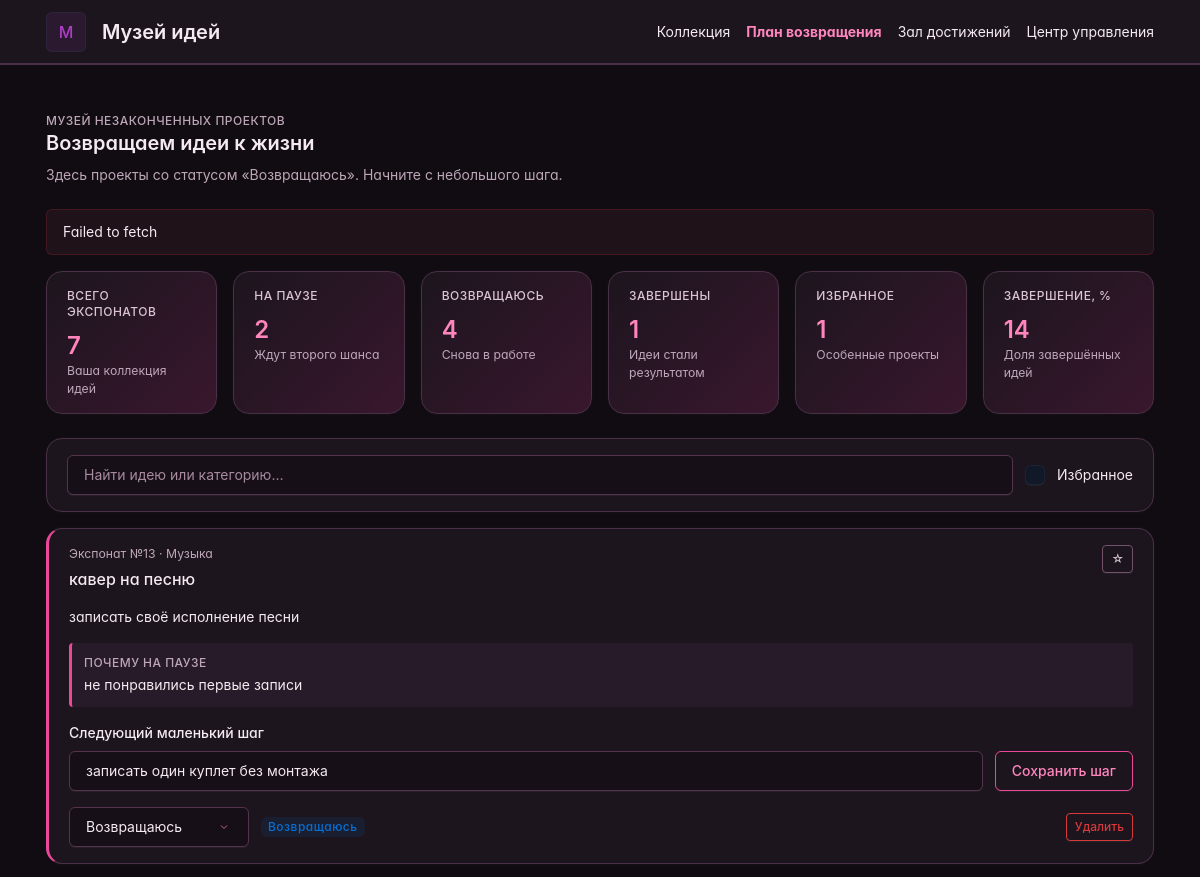
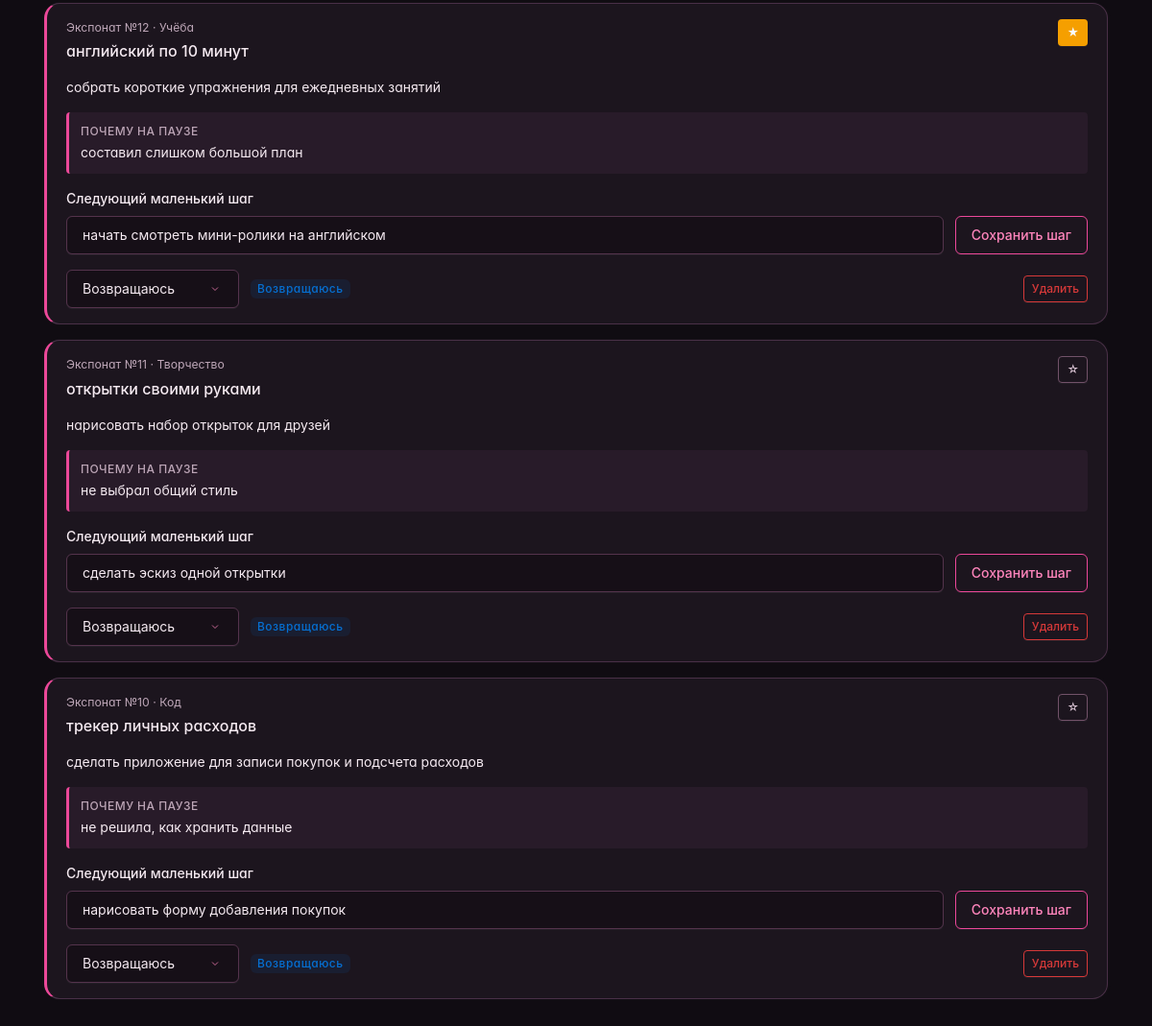
/plan/, run on the app's committed database (2 pictures, top to bottom).
### museum/models.py (models this page shows, shortened)
class Project(models.Model):
    STATUS_CHOICES = [
        ('sleeping', 'На паузе'),
        ('active', 'Возвращаюсь'),
        ('finished', 'Завершён'),
    ]
    title = models.CharField('Название', max_length=120)
    category = models.ForeignKey(
        Category, on_delete=models.PROTECT,
        related_name='projects', verbose_name='Категория',
    )
    description = models.TextField('Описание', max_length=1000)
    stop_reason = models.CharField('Почему остановился', max_length=250)
    next_step = models.CharField('Следующий маленький шаг', max_length=250)
    status = models.CharField(
        'Статус', max_length=10, choices=STATUS_CHOICES, default='sleeping',
    )
    favorite = models.BooleanField('Избранное', default=False)
    created_at = models.DateTimeField('Дата добавления', auto_now_add=True)
    class Meta:
        ordering = ['-created_at', '-id']
        verbose_name = 'проект'
        verbose_name_plural = 'проекты'

class Category(models.Model):
    name = models.CharField('Название', max_length=80, unique=True)
    class Meta:
        verbose_name = 'категория'
        verbose_name_plural = 'категории'

### museum/views.py (the view)
# urls.py: path('plan/', views.plan, name='plan'),
def plan(request):
    context = page_context('plan')
    context['projects'] = context['projects'].filter(status='active')
    return render(request, 'plan.html', context)

### museum/views.py (called while the page is built)
def get_statistics():
    total = Project.objects.count()
    finished = Project.objects.filter(status='finished').count()
    percent = 0
    if total > 0:
        percent = round(finished / total * 100)
    return {
        'total': total,
        'sleeping': Project.objects.filter(status='sleeping').count(),
        'active': Project.objects.filter(status='active').count(),
        'finished': finished,
        'favorite': Project.objects.filter(favorite=True).count(),
        'percent': percent,
    }

def page_context(section):
    return {
        'section': section,
        'categories': Category.objects.all(),
        'stats': get_statistics(),
        'status_choices': Project.STATUS_CHOICES,
        'projects': Project.objects.select_related('category').all(),
    }

### templates/plan.html (shortened to what this page needs)
{% extends 'base.html' %}
{% block heading %}Возвращаем идеи к жизни{% endblock %}
{% block subtitle %}Здесь проекты со статусом «Возвращаюсь». Начните с небольшого шага.{% endblock %}
{% block content %}
{% include 'partials/filters.html' %}
<div id="project-list" data-section="{{ section }}">{% include 'partials/project_list.html' %}</div>
{% endblock %}

### templates/partials/project_list.html (shortened to what this page needs)
{% for project in projects %}
<article class="card project-card mb-3" data-id="{{ project.pk }}">
    <div class="card-body">
        <div class="project-heading">
            <div>
                <div class="text-secondary small mb-1">Экспонат №{{ project.pk }} · {{ project.category.name }}</div>
                <h2 class="card-title mb-0">{{ project.title }}</h2>
            </div>
            <button class="btn btn-sm {% if project.favorite %}btn-warning{% else %}btn-outline-secondary{% endif %}" data-action="favorite" aria-pressed="{{ project.favorite|yesno:'true,false' }}" aria-label="Избранное: {{ project.title }}">{% if project.favorite %}★{% else %}☆{% endif %}</button>
        </div>
        <p class="mt-3">{{ project.description }}</p>
        <div class="reason mb-3"><div class="subheader mb-1">Почему на паузе</div>{{ project.stop_reason }}</div>
        <label class="form-label" for="step-{{ project.pk }}">Следующий маленький шаг</label>
        <div class="step-controls mb-3">
            <input id="step-{{ project.pk }}" class="form-control step-input" value="{{ project.next_step }}" maxlength="250" required>
            <button class="btn btn-outline-primary" data-action="step">Сохранить шаг</button>
        </div>
        <div class="project-actions">
            <select id="status-{{ project.pk }}" class="form-select status-select" data-action="status">
                {% for value, label in status_choices %}<option value="{{ value }}" {% if project.status == value %}selected{% endif %}>{{ label }}</option>{% endfor %}
            </select>
            <span class="badge {% if project.status == 'finished' %}bg-green-lt{% elif project.status == 'active' %}bg-blue-lt{% else %}bg-purple-lt{% endif %}">{{ project.get_status_display }}</span>
            <button class="btn btn-outline-danger btn-sm ms-auto" data-action="delete">Удалить</button>
        </div>
    </div>
</article>
{% empty %}
<div class="card"><div class="empty"><div class="empty-title">В этом зале пока пусто</div><p class="empty-subtitle text-secondary">Измените фильтры или добавьте проект в коллекцию.</p><a class="btn btn-outline-primary" href="{% url 'collection' %}">Открыть коллекцию</a></div></div>
{% endfor %}

### static/style.css (style rules this page uses)
.project-heading, .project-actions, .step-controls, .filters { display: flex; align-items: center; gap: 12px; }
.project-heading { justify-content: space-between; align-items: flex-start; }
.project-heading > div { min-width: 0; }
.project-card { overflow-wrap: anywhere; }
.project-actions { flex-wrap: wrap; }
.status-select { width: 180px; }
.step-input, #search { flex: 1; min-width: 0; }
.reason { background: var(--tblr-bg-surface-secondary); border-left: 3px solid var(--tblr-purple); padding: 12px; border-radius: 4px; }
html[data-bs-theme] { --tblr-body-bg: #100c12; --tblr-body-color: #f5eaf1; --tblr-bg-surface: #1c151e; --tblr-bg-surface-secondary: #281b29; --tblr-border-color: #493047; --tblr-secondary: #bda6b7; --tblr-primary: #ec4899; --tblr-primary-rgb: 236, 72, 153; --tblr-link-color: #ff85bc; --tblr-link-hover-color: #ffc0de; }
body { background: var(--tblr-body-bg); color: var(--tblr-body-color); }
.navbar-brand, .nav-link, .card-title { color: #f5eaf1; }
.card { background: var(--tblr-bg-surface); border-color: var(--tblr-border-color); border-radius: 16px; }
.project-card { border-left: 3px solid #ec4899; transition: border-color 0.2s, box-shadow 0.2s; }
.form-control, .form-select { background-color: #160f17; color: #f5eaf1; border-color: #54334c; }
.form-control::placeholder { color: #a88b9e; }
.btn-outline-primary { color: #ff85bc; border-color: #ec4899; }
.btn-outline-secondary { color: #dbc5d5; border-color: #725269; }
.reason { border-left-color: #ec4899; }

### data on the page
Project: pk "13", category.name "Музыка", title "кавер на песню", description "записать своё исполнение песни", stop_reason "не понравились первые записи", next_step "записать один куплет без монтажа", status+id "Возвращаюсь", status "Возвращаюсь"
Project: pk "12", category.name "Учёба", title "английский по 10 минут", description "собрать короткие упражнения для ежедневных занятий", stop_reason "составил слишком большой план", next_step "начать смотреть мини-ролики на английском", status+id "Возвращаюсь", status "Возвращаюсь"
Project: pk "11", category.name "Творчество", title "открытки своими руками", description "нарисовать набор открыток для друзей", stop_reason "не выбрал общий стиль", next_step "сделать эскиз одной открытки", status+id "Возвращаюсь", status "Возвращаюсь"
Project: pk "10", category.name "Код", title "трекер личных расходов", description "сделать приложение для записи покупок и подсчета расходов", stop_reason "не решила, как хранить данные", next_step "нарисовать форму добавления покупок", status+id "Возвращаюсь", status "Возвращаюсь"

### other printed values
{{ stats.total }} "7"
{{ stats.sleeping }} "2"
{{ stats.active }} "4"
{{ stats.finished }} "1"
{{ stats.favorite }} "1"
{{ stats.percent }} "14"
